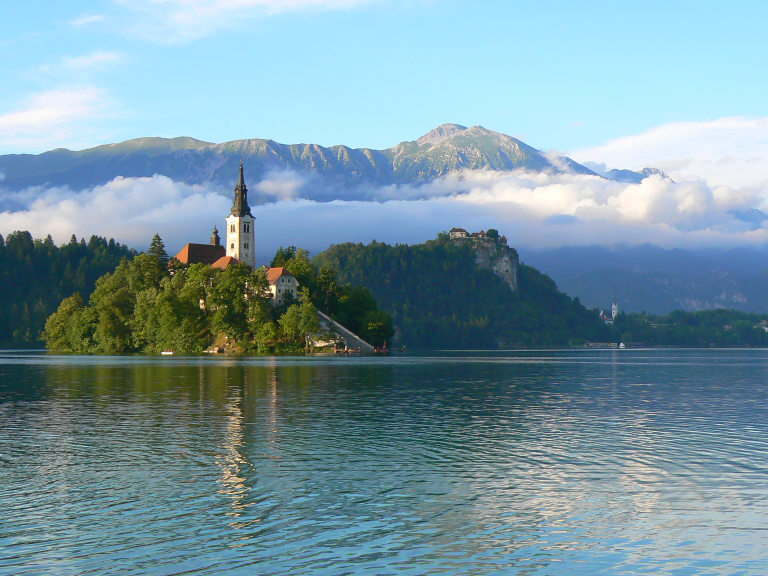
#> input picture panorama.jpg, 2304 x 1728 px, found by its file name (shown at 1/3 size)
$ python Simulacija.py
#> lines starting #> are read from the running program, lines starting #| are printed output that depends on the picture
import cv2
import numpy as np

image = cv2.imread(r"C:\Users\PC\Documents\simulacija\panorama.jpg")
#> image is the input picture: shape (1728, 2304, 3); mean B, G, R 163.8, 152.2, 121.3
if image is None:
    raise ValueError("Slika nije pronađena. Provjeri da li je putanja tačna.")

# Ovdje postavljamo dimenzije za ekran
screen_width = 1920
screen_height = 1020

# Ovdje smo zbog ogranicenja stavili da bi se fino na ekran napravilo
scale_x = screen_width / image.shape[1]
#> scale_x = 0.833
scale_y = screen_height / image.shape[0]
#> scale_y = 0.59
scale = min(scale_x, scale_y)
#> scale = 0.59

new_width = int(image.shape[1] * scale)
#> new_width = 1360
new_height = int(image.shape[0] * scale)
#> new_height = 1020

# Ovdje smo skalirali sliku
image = cv2.resize(image, (new_width, new_height))
#> image: shape (1020, 1360, 3)

height, width, _ = image.shape
#> height = 1020; width = 1360

# Postavljamo viewport odnosno dio kroz koji ce slika biti izostrena
viewport_width = int(300 * scale)
#> viewport_width = 177
viewport_height = int(300 * scale)
#> viewport_height = 177

# Početna pozicija viewporta
x_pos = 0
y_pos = height // 2 - viewport_height // 2
#> y_pos = 422

#Pravimo sum na slici odnosno blurujemo
blurred_image = cv2.GaussianBlur(image, (31, 31), 0)
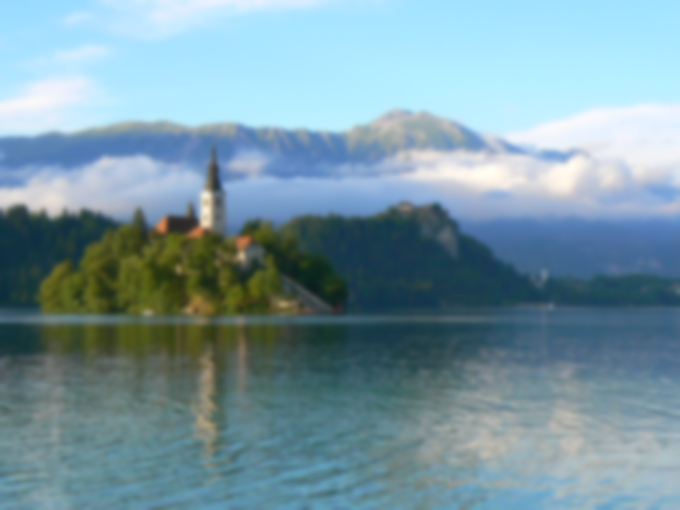
#> blurred_image: shape (1020, 1360, 3) (shown at 1/2 size); mean B, G, R 163.7, 152.1, 121.1

def apply_viewport_blending(x, y):
#> called with x = 0, y = 422
    blended = blurred_image.copy()

    # Granice viewporta da ne bi ispali iz slike
    x1 = min(max(0, x), width - viewport_width)
#> x1 = 0
    x2 = x1 + viewport_width
#> x2 = 177
    y1 = min(max(0, y), height - viewport_height)
#> y1 = 422
    y2 = y1 + viewport_height
#> y2 = 599

    # Ubacujemo oštar dio slike unutar viewporta
    blended[y1:y2, x1:x2] = image[y1:y2, x1:x2]

    # Okvir viewporta
    cv2.rectangle(blended, (x1, y1), (x2, y2), (0, 255, 0), 2)
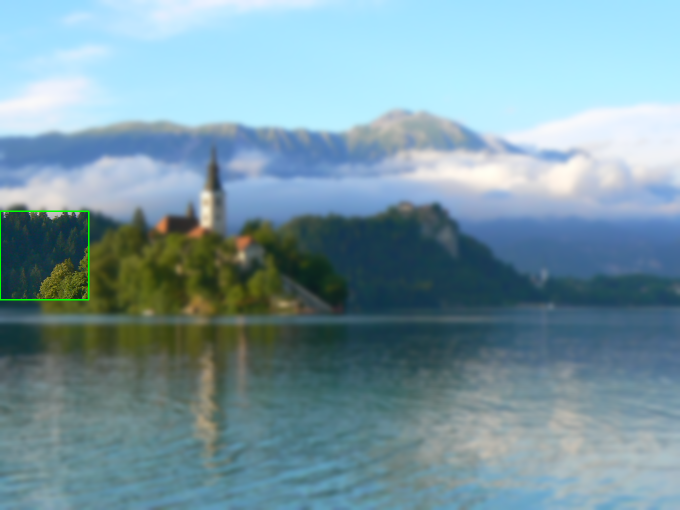
#> blended: shape (1020, 1360, 3) (shown at 1/2 size); mean B, G, R 163.6, 152.3, 121

    return blended

# Uputstvo
print("Koristi W/A/S/D za pomjeranje viewporta. ESC za izlaz.")

# Glavna petlja
while True:
    frame = apply_viewport_blending(x_pos, y_pos)
    cv2.imshow("VR Tile-based Viewport Simulation", frame)

    key = cv2.waitKey(30) & 0xFF
#> (key Esc is pressed here)
    if key == 27:  # ESC
        break
    elif key == ord('a') or key == ord('A'):  # Lijevo
        x_pos = max(0, x_pos - 20)
    elif key == ord('d') or key == ord('D'):  # Desno
        x_pos = min(width - viewport_width, x_pos + 20)
    elif key == ord('w') or key == ord('W'):  # Gore
        y_pos = max(0, y_pos - 20)
    elif key == ord('s') or key == ord('S'):  # Dolje
        y_pos = min(height - viewport_height, y_pos + 20)

cv2.destroyAllWindows()
